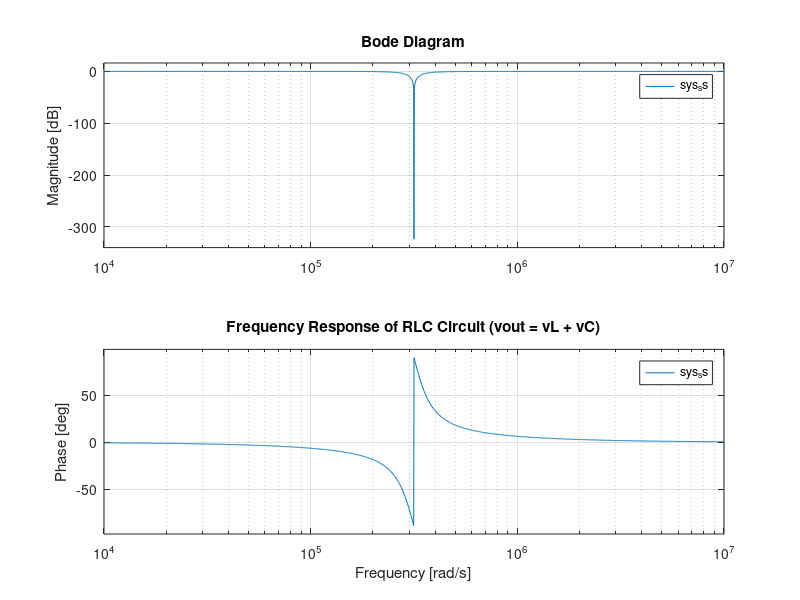

Write the MATLAB code that produced this figure.
% Define component values (same as before)
R = 100;
L = 1e-3;
C = 10e-9;

% Define state-space matrices
A = [-R/L, -1/L; 1/C, 0];
B = [1/L; 0];
C_out = [-R, 0];  % Note: Using C_out to avoid confusion with C (capacitance)
D = 1;

% Create state-space system
sys_ss = ss(A, B, C_out, D);

% Plot frequency response (Bode plot)
bode(sys_ss);
grid on;
title('Frequency Response of RLC Circuit (vout = vL + vC)');
